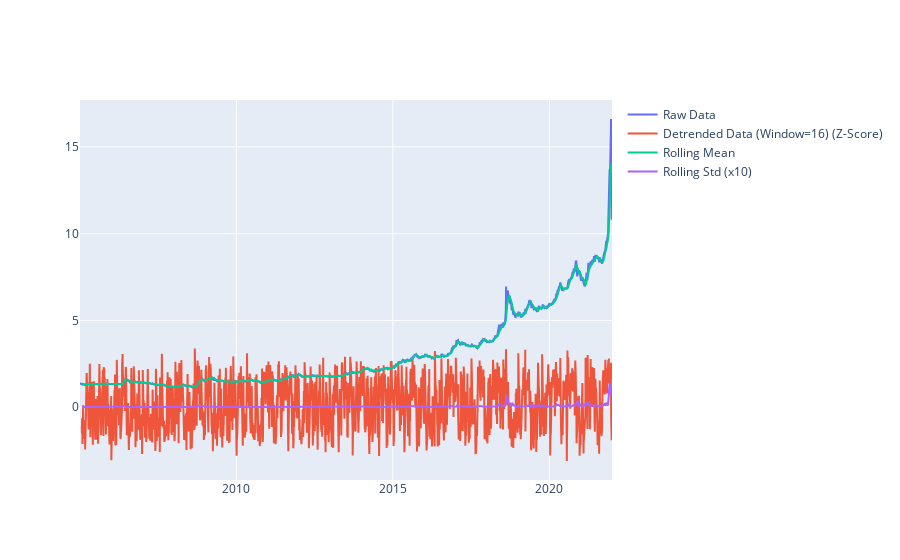

The cell this chart's notebook holds for it:
### Markdown cell above
### plot for Rolling Statistic (Z-Score) for testing Stationarity

### Code cell
def test_stationarity(timeseries, n, title):
    
    #Determing rolling statistics
    rolmean = pd.Series(timeseries).rolling(window=n).mean() 
    rolstd = pd.Series(timeseries).rolling(window=n).std()
    timeseries2 =  (timeseries - rolmean)/rolstd

    fig = go.Figure()
    fig.add_trace(go.Scatter(x=timeseries.index, y=timeseries, name="Raw Data"))
    fig.add_trace(go.Scatter(x=timeseries2.index, y=timeseries2, name="Detrended Data (Window={}) (Z-Score)".format(n)))
    fig.add_trace(go.Scatter(x=rolmean.index, y=rolmean, name="Rolling Mean"))
    fig.add_trace(go.Scatter(x=rolstd.index, y=rolstd, name="Rolling Std (x10)"))
    return fig

test_stationarity(y, 16, 'raw data')

### Figure 1 — Plotly figure (JSON) as saved in the notebook; plotly's stock layout.template omitted (floating-point values rounded to 4 significant figures; data arrays with more than 128 entries replaced by an {"elided": "..."} marker saying what was removed)
{"data": [{"name": "Raw Data", "type": "scatter", "x": {"elided": "4435 str values"}, "y": {"elided": "4435 float values"}}, {"name": "Detrended Data (Window=16) (Z-Score)", "type": "scatter", "x": {"elided": "4435 str values"}, "y": {"elided": "4435 float values"}}, {"name": "Rolling Mean", "type": "scatter", "x": {"elided": "4435 str values"}, "y": {"elided": "4435 float values"}}, {"name": "Rolling Std (x10)", "type": "scatter", "x": {"elided": "4435 str values"}, "y": {"elided": "4435 float values"}}], "layout": {}}
